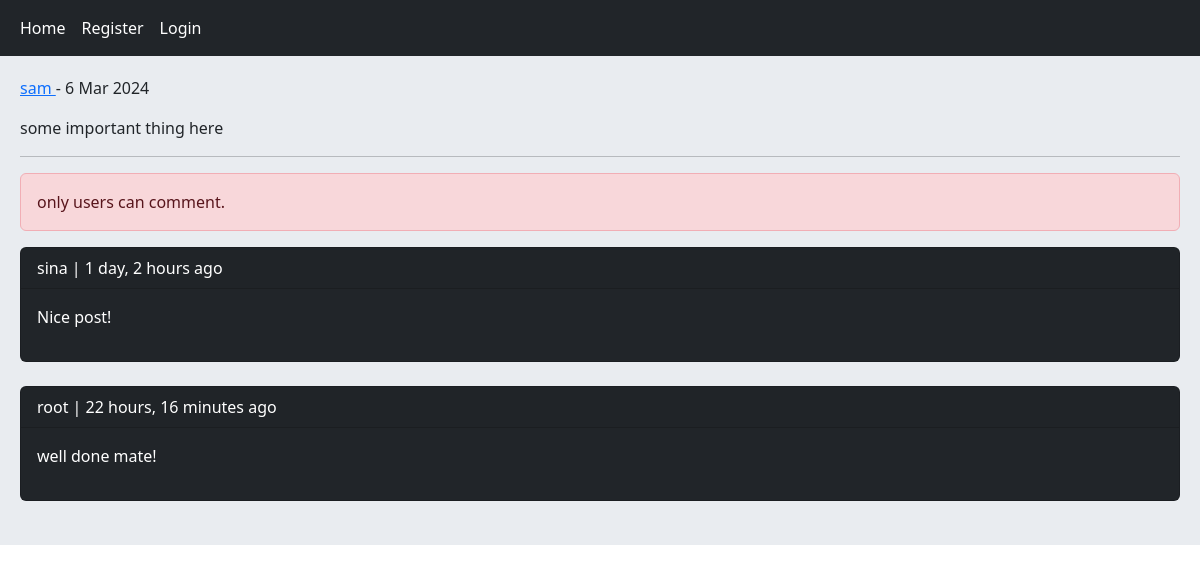
The app's page /post/5/some-important-thing-here/, older data.
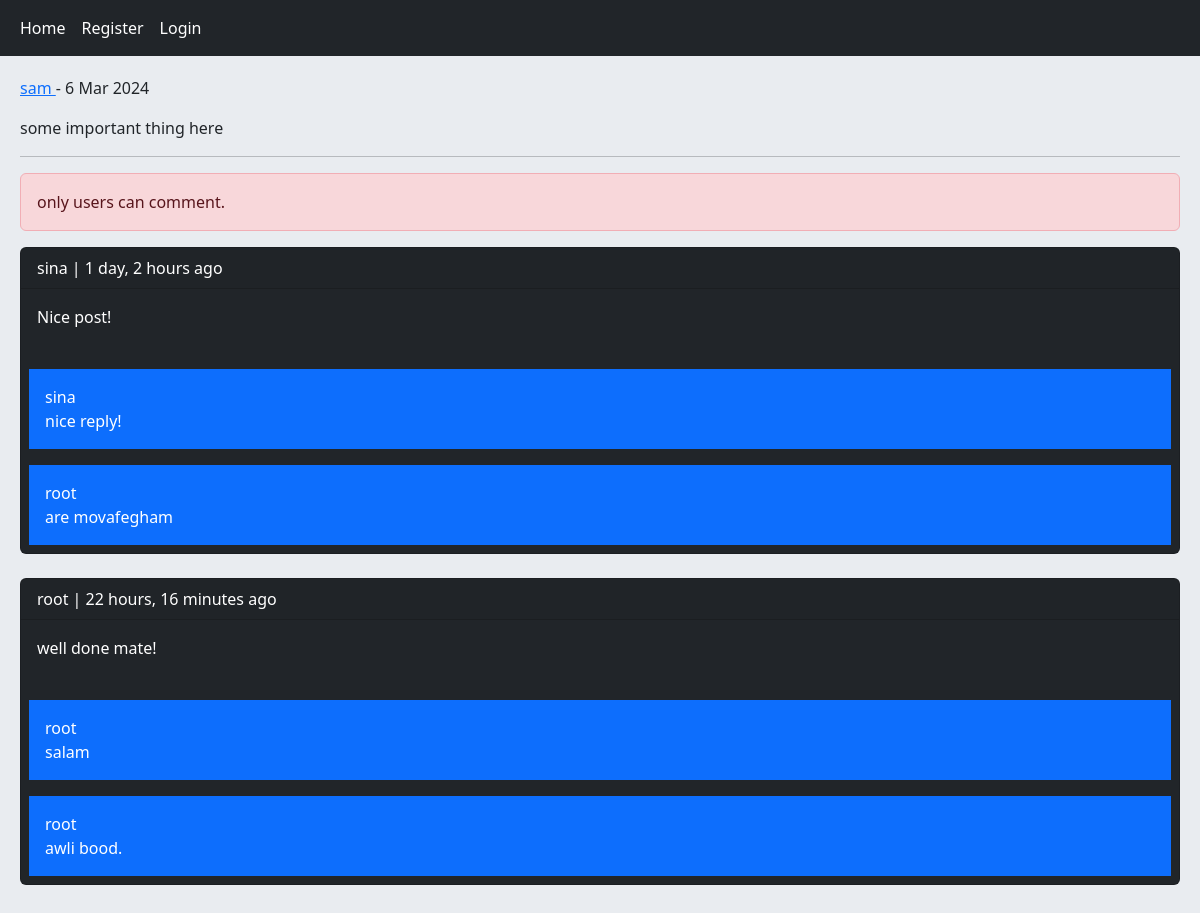
The same page, newer data.
### home/models.py (models this page shows, shortened)
class Post(models.Model):
    user = models.ForeignKey(User, on_delete=models.CASCADE, related_name='posts')
    body = models.TextField()
    slug = models.SlugField()
    created = models.DateTimeField(auto_now_add=True)
    updated = models.DateTimeField(auto_now=True)
    class Meta:
        ordering = ['-created']

class Comment(models.Model):
    user = models.ForeignKey(User, on_delete=models.CASCADE, related_name='ucomments')
    post = models.ForeignKey(Post, on_delete=models.CASCADE, related_name='pcomments')
    reply = models.ForeignKey('self', on_delete=models.CASCADE, related_name='rcomments', blank=True, null=True)
    is_reply = models.BooleanField(default=False)
    body = models.TextField(max_length=400)
    created = models.DateTimeField(auto_now_add=True)

### home/views.py (the view, shortened to what this page needs)
# urls.py: path('post/<int:post_id>/<slug:post_slug>/', views.PostDetailView.as_view(), name='post_detail'),
class PostDetailView(View):
    form_class = CommentCreateForm
    form_class_reply = CommentReplyForm
    def setup(self, request, *args, **kwargs):
        self.post_instance = get_object_or_404(Post, pk=kwargs['post_id'], slug=kwargs['post_slug'])
        return super().setup(request, *args, **kwargs)
    def get(self, request, *args, **kwargs):
        comments = self.post_instance.pcomments.filter(is_reply=False)
        return render(request, 'home/detail.html', {'post':self.post_instance, 'comments':comments, 'form':self.form_class, 'reply_form':self.form_class_reply})

### home/templates/home/detail.html (shortened to what this page needs)
{% extends "base.html" %}
{% block content %}
    <p><a href="{% url 'account:user_profile' post.user.id %}"> {{ post.user.username }} </a> - {{ post.updated|date:"j M Y" }}</p>
    <p> {{ post.body }} </p><hr/>
    {% if request.user.is_authenticated %}
        <form action="" method="post">
            {% csrf_token %}
            {{ form.as_p }}
            <input type="submit" value="send">
        </form> <br/>
    {% else %}
        <p class="alert alert-danger"> only users can comment.</p>
    {% endif %}
    {% for comment in comments %}
        <div class="card bg-dark text-white">
            <p class="card-header">{{ comment.user }} | {{ comment.created|timesince }} ago </p>
            <p class="card-body">{{ comment.body }}</p>
            {% with replies=comment.rcomments.all %}
                {% for reply in replies %}
                    <p class="bg-primary p-3 m-2">{{ reply.user }} <br/> {{ reply.body }} </p>
                {% endfor %}
            {% endwith %}
        </div><br/>
    {% empty %}
        <p> No comments yet, be the first to comment! </p>
    {% endfor %}
{% endblock content %}

### templates/base.html (shortened to what this page needs)
<Html>
<Head>
    <link href="https://cdn.jsdelivr.net/npm/bootstrap@5.3.3/dist/css/bootstrap.min.css" rel="stylesheet">
</Head>
<Body>
    {% include "inc/navbar.html" %}
    <div class="jumbotron">
        {% block content %} {% endblock %}
    </div>
</Body>
</Html>

### templates/inc/navbar.html
<nav class="navbar navbar-expand-lg navbar-dark bg-dark">
  <div class="container-fluid">
    <div class="navbar-nav">
      <a class="nav-link active" href="{% url 'home:home' %}">Home</a>
      {% if request.user.is_authenticated %}
        <a class="nav-link active" href="{% url 'account:user_profile' request.user.id %}">Profile</a>
        <a class="nav-link active" href="{% url 'account:user_logout' %}">Logout</a>
      {% else %}
        <a class="nav-link active" href="{% url 'account:user_register' %}">Register</a>
        <a class="nav-link active" href="{% url 'account:user_login' %}">Login</a>
      {% endif %}
    </div>
  </div>
</nav>

### templates/base.html (style rules this page uses)
.jumbotron { padding:20px; margin-bottom:20px; background-color: #e9ecf0; }

Row changes from the older to the newer data that the page shows:
added Comment: user "sina", body "nice reply!"
added Comment: user "root", body "are movafegham", shown under "sina"
added Comment: user "root", body "salam"
added Comment: user "root", body "awli bood."
